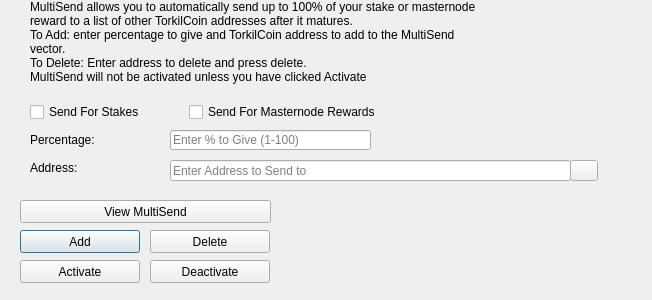
<?xml version="1.0" encoding="UTF-8"?>
<ui version="4.0">
 <class>MultiSendDialog</class>
 <widget class="QDialog" name="MultiSendDialog">
  <property name="windowModality">
   <enum>Qt::NonModal</enum>
  </property>
  <property name="geometry">
   <rect>
    <x>0</x>
    <y>0</y>
    <width>652</width>
    <height>300</height>
   </rect>
  </property>
  <property name="windowTitle">
   <string>MultiSend</string>
  </property>
  <widget class="QLineEdit" name="multiSendPercentEdit">
   <property name="geometry">
    <rect>
     <x>170</x>
     <y>130</y>
     <width>201</width>
     <height>20</height>
    </rect>
   </property>
   <property name="toolTip">
    <string>Enter whole numbers 1 - 100</string>
   </property>
   <property name="placeholderText">
    <string>Enter % to Give (1-100)</string>
   </property>
  </widget>
  <widget class="QLineEdit" name="multiSendAddressEdit">
   <property name="geometry">
    <rect>
     <x>170</x>
     <y>160</y>
     <width>401</width>
     <height>21</height>
    </rect>
   </property>
   <property name="toolTip">
    <string/>
   </property>
   <property name="placeholderText">
    <string>Enter Address to Send to</string>
   </property>
  </widget>
  <widget class="QLabel" name="label_2">
   <property name="geometry">
    <rect>
     <x>30</x>
     <y>0</y>
     <width>451</width>
     <height>121</height>
    </rect>
   </property>
   <property name="lineWidth">
    <number>1</number>
   </property>
   <property name="text">
    <string>MultiSend allows you to automatically send up to 100% of your stake or masternode reward to a list of other TorkilCoin addresses after it matures.
To Add: enter percentage to give and TorkilCoin address to add to the MultiSend vector.
To Delete: Enter address to delete and press delete.
MultiSend will not be activated unless you have clicked Activate</string>
   </property>
   <property name="alignment">
    <set>Qt::AlignLeading|Qt::AlignLeft|Qt::AlignTop</set>
   </property>
   <property name="wordWrap">
    <bool>true</bool>
   </property>
  </widget>
  <widget class="QLabel" name="message">
   <property name="geometry">
    <rect>
     <x>290</x>
     <y>200</y>
     <width>351</width>
     <height>91</height>
    </rect>
   </property>
   <property name="text">
    <string/>
   </property>
  </widget>
  <widget class="QPushButton" name="addButton">
   <property name="geometry">
    <rect>
     <x>20</x>
     <y>230</y>
     <width>120</width>
     <height>23</height>
    </rect>
   </property>
   <property name="toolTip">
    <string/>
   </property>
   <property name="statusTip">
    <string>Add to MultiSend Vector</string>
   </property>
   <property name="text">
    <string>Add</string>
   </property>
  </widget>
  <widget class="QPushButton" name="disableButton">
   <property name="geometry">
    <rect>
     <x>150</x>
     <y>260</y>
     <width>120</width>
     <height>23</height>
    </rect>
   </property>
   <property name="statusTip">
    <string>Deactivate MultiSend</string>
   </property>
   <property name="text">
    <string>Deactivate</string>
   </property>
  </widget>
  <widget class="QPushButton" name="addressBookButton">
   <property name="geometry">
    <rect>
     <x>570</x>
     <y>160</y>
     <width>28</width>
     <height>21</height>
    </rect>
   </property>
   <property name="toolTip">
    <string>Choose an address from the address book</string>
   </property>
   <property name="text">
    <string/>
   </property>
   <property name="icon">
    <iconset resource="../torkilcoin.qrc">
     <normaloff>:/icons/address-book</normaloff>:/icons/address-book</iconset>
   </property>
   <property name="shortcut">
    <string>Alt+A</string>
   </property>
   <property name="autoDefault">
    <bool>false</bool>
   </property>
  </widget>
  <widget class="QLabel" name="label">
   <property name="geometry">
    <rect>
     <x>30</x>
     <y>130</y>
     <width>121</width>
     <height>20</height>
    </rect>
   </property>
   <property name="toolTip">
    <string>Percentage of stake to send</string>
   </property>
   <property name="text">
    <string>Percentage:</string>
   </property>
  </widget>
  <widget class="QLabel" name="label_5">
   <property name="geometry">
    <rect>
     <x>30</x>
     <y>160</y>
     <width>111</width>
     <height>16</height>
    </rect>
   </property>
   <property name="toolTip">
    <string>Address to send portion of stake to</string>
   </property>
   <property name="text">
    <string>Address:</string>
   </property>
  </widget>
  <widget class="QPushButton" name="deleteButton">
   <property name="geometry">
    <rect>
     <x>150</x>
     <y>230</y>
     <width>120</width>
     <height>23</height>
    </rect>
   </property>
   <property name="toolTip">
    <string/>
   </property>
   <property name="statusTip">
    <string>Delete Address From MultiSend Vector</string>
   </property>
   <property name="text">
    <string>Delete</string>
   </property>
  </widget>
  <widget class="QPushButton" name="activateButton">
   <property name="geometry">
    <rect>
     <x>20</x>
     <y>260</y>
     <width>120</width>
     <height>23</height>
    </rect>
   </property>
   <property name="statusTip">
    <string>Activate MultiSend</string>
   </property>
   <property name="text">
    <string>Activate</string>
   </property>
  </widget>
  <widget class="QPushButton" name="viewButton">
   <property name="geometry">
    <rect>
     <x>20</x>
     <y>200</y>
     <width>251</width>
     <height>23</height>
    </rect>
   </property>
   <property name="toolTip">
    <string/>
   </property>
   <property name="statusTip">
    <string>View MultiSend Vector</string>
   </property>
   <property name="text">
    <string>View MultiSend</string>
   </property>
  </widget>
  <widget class="QWidget" name="horizontalLayoutWidget">
   <property name="geometry">
    <rect>
     <x>30</x>
     <y>100</y>
     <width>351</width>
     <height>24</height>
    </rect>
   </property>
   <layout class="QHBoxLayout" name="horizontalLayout">
    <item>
     <widget class="QCheckBox" name="multiSendStakeCheckBox">
      <property name="text">
       <string>Send For Stakes</string>
      </property>
     </widget>
    </item>
    <item>
     <widget class="QCheckBox" name="multiSendMasternodeCheckBox">
      <property name="text">
       <string>Send For Masternode Rewards</string>
      </property>
     </widget>
    </item>
   </layout>
  </widget>
 </widget>
 <resources>
  <include location="../torkilcoin.qrc"/>
 </resources>
 <connections/>
</ui>
